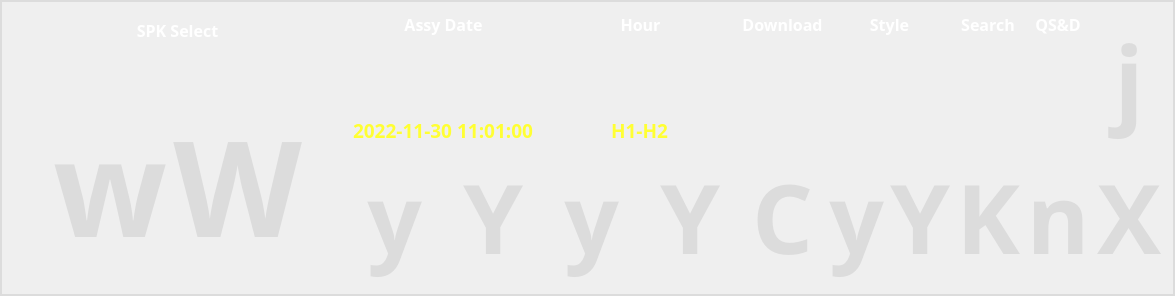
         <widget class="QGroupBox" name="horizontalGroupBox_3">
          <property name="styleSheet">
           <string notr="true">QGroupBox{
 border-style: solid;
 border-color: rgb(220,220,220);
border-width:2px;
}</string>
          </property>
          <layout class="QHBoxLayout" name="horizontalLayout_14">
           <item>
            <layout class="QVBoxLayout" name="verticalLayout_10">
             <item>
              <widget class="QLabel" name="label_23">
               <property name="sizePolicy">
                <sizepolicy hsizetype="Minimum" vsizetype="Maximum">
                 <horstretch>0</horstretch>
                 <verstretch>0</verstretch>
                </sizepolicy>
               </property>
               <property name="font">
                <font>
                 <family>Segoe UI Variable Display</family>
                 <pointsize>12</pointsize>
                 <weight>75</weight>
                 <bold>true</bold>
                </font>
               </property>
               <property name="styleSheet">
                <string notr="true">color:white</string>
               </property>
               <property name="text">
                <string>SPK Select</string>
               </property>
               <property name="alignment">
                <set>Qt::AlignCenter</set>
               </property>
              </widget>
             </item>
             <item>
              <spacer name="verticalSpacer_2">
               <property name="orientation">
                <enum>Qt::Vertical</enum>
               </property>
               <property name="sizeType">
                <enum>QSizePolicy::Minimum</enum>
               </property>
               <property name="sizeHint" stdset="0">
                <size>
                 <width>20</width>
                 <height>40</height>
                </size>
               </property>
              </spacer>
             </item>
             <item>
              <layout class="QHBoxLayout" name="horizontalLayout_11">
               <item>
                <spacer name="horizontalSpacer_11">
                 <property name="orientation">
                  <enum>Qt::Horizontal</enum>
                 </property>
                 <property name="sizeHint" stdset="0">
                  <size>
                   <width>40</width>
                   <height>20</height>
                  </size>
                 </property>
                </spacer>
               </item>
               <item>
                <widget class="QPushButton" name="pushButton_3">
                 <property name="font">
                  <font>
                   <family>Icon-Works</family>
                   <pointsize>100</pointsize>
                   <weight>75</weight>
                   <italic>false</italic>
                   <bold>true</bold>
                  </font>
                 </property>
                 <property name="styleSheet">
                  <string notr="true">QPushButton{
border-width:0px;
border-style : solid;
background-color:transparent;
color: rgb(220,220,220);

}

QPushButton:hover{
color: #87CEEB;

}

QPushButton:pressed{
color : #7CFC00;
}
</string>
                 </property>
                 <property name="text">
                  <string>w</string>
                 </property>
                </widget>
               </item>
               <item>
                <widget class="QPushButton" name="pushButton_6">
                 <property name="font">
                  <font>
                   <family>Icon-Works</family>
                   <pointsize>100</pointsize>
                   <weight>75</weight>
                   <italic>false</italic>
                   <bold>true</bold>
                  </font>
                 </property>
                 <property name="styleSheet">
                  <string notr="true">QPushButton{
border-width:0px;
border-style : solid;
background-color:transparent;
color: rgb(220,220,220);

}

QPushButton:hover{
color: #87CEEB;

}

QPushButton:pressed{
color : #7CFC00;
}
</string>
                 </property>
                 <property name="text">
                  <string>W</string>
                 </property>
                </widget>
               </item>
               <item>
                <spacer name="horizontalSpacer_10">
                 <property name="orientation">
                  <enum>Qt::Horizontal</enum>
                 </property>
                 <property name="sizeHint" stdset="0">
                  <size>
                   <width>40</width>
                   <height>20</height>
                  </size>
                 </property>
                </spacer>
               </item>
              </layout>
             </item>
            </layout>
           </item>
           <item>
            <layout class="QHBoxLayout" name="horizontalLayout_16">
             <item>
              <layout class="QVBoxLayout" name="verticalLayout_5">
               <item>
                <widget class="QLabel" name="label_27">
                 <property name="sizePolicy">
                  <sizepolicy hsizetype="Minimum" vsizetype="Maximum">
                   <horstretch>0</horstretch>
                   <verstretch>0</verstretch>
                  </sizepolicy>
                 </property>
                 <property name="font">
                  <font>
                   <family>Segoe UI Variable Display</family>
                   <pointsize>12</pointsize>
                   <weight>75</weight>
                   <bold>true</bold>
                  </font>
                 </property>
                 <property name="styleSheet">
                  <string notr="true">color:white</string>
                 </property>
                 <property name="text">
                  <string>Assy Date</string>
                 </property>
                 <property name="alignment">
                  <set>Qt::AlignCenter</set>
                 </property>
                </widget>
               </item>
               <item>
                <spacer name="verticalSpacer">
                 <property name="orientation">
                  <enum>Qt::Vertical</enum>
                 </property>
                 <property name="sizeType">
                  <enum>QSizePolicy::Expanding</enum>
                 </property>
                 <property name="sizeHint" stdset="0">
                  <size>
                   <width>20</width>
                   <height>40</height>
                  </size>
                 </property>
                </spacer>
               </item>
               <item>
                <widget class="QLineEdit" name="lineEdit_18">
                 <property name="sizePolicy">
                  <sizepolicy hsizetype="Minimum" vsizetype="Fixed">
                   <horstretch>0</horstretch>
                   <verstretch>0</verstretch>
                  </sizepolicy>
                 </property>
                 <property name="font">
                  <font>
                   <family>Segoe UI Variable Display</family>
                   <pointsize>14</pointsize>
                   <weight>75</weight>
                   <bold>true</bold>
                  </font>
                 </property>
                 <property name="styleSheet">
                  <string notr="true">background-color:transparent;
 border-style: solid;
 border-color: rgb(220,220,220);
border-width:0px;
color : #FFFF33;</string>
                 </property>
                 <property name="text">
                  <string>2022-11-30 11:01:00</string>
                 </property>
                 <property name="alignment">
                  <set>Qt::AlignCenter</set>
                 </property>
                </widget>
               </item>
               <item>
                <layout class="QHBoxLayout" name="horizontalLayout_12">
                 <item>
                  <widget class="QPushButton" name="pushButton_7">
                   <property name="font">
                    <font>
                     <family>Icon-Works</family>
                     <pointsize>72</pointsize>
                     <weight>75</weight>
                     <italic>false</italic>
                     <bold>true</bold>
                    </font>
                   </property>
                   <property name="styleSheet">
                    <string notr="true">QPushButton{
border-width:0px;
border-style : solid;
background-color:transparent;
color: rgb(220,220,220);

}

QPushButton:hover{
color: #87CEEB;

}

QPushButton:pressed{
color : #7CFC00;
}
</string>
                   </property>
                   <property name="text">
                    <string>y</string>
                   </property>
                  </widget>
                 </item>
                 <item>
                  <widget class="QPushButton" name="pushButton_8">
                   <property name="font">
                    <font>
                     <family>Icon-Works</family>
                     <pointsize>72</pointsize>
                     <weight>75</weight>
                     <italic>false</italic>
                     <bold>true</bold>
                    </font>
                   </property>
                   <property name="styleSheet">
                    <string notr="true">QPushButton{
border-width:0px;
border-style : solid;
background-color:transparent;
color: rgb(220,220,220);

}

QPushButton:hover{
color: #87CEEB;

}

QPushButton:pressed{
color : #7CFC00;
}
</string>
                   </property>
                   <property name="text">
                    <string>Y</string>
                   </property>
                  </widget>
                 </item>
                </layout>
               </item>
              </layout>
             </item>
             <item>
              <layout class="QVBoxLayout" name="verticalLayout_13">
               <item>
                <widget class="QLabel" name="label_28">
                 <property name="sizePolicy">
                  <sizepolicy hsizetype="Minimum" vsizetype="Maximum">
                   <horstretch>0</horstretch>
                   <verstretch>0</verstretch>
                  </sizepolicy>
                 </property>
                 <property name="font">
                  <font>
                   <family>Segoe UI Variable Display</family>
                   <pointsize>12</pointsize>
                   <weight>75</weight>
                   <bold>true</bold>
                  </font>
                 </property>
                 <property name="styleSheet">
                  <string notr="true">color:white</string>
                 </property>
                 <property name="text">
                  <string>Hour</string>
                 </property>
                 <property name="alignment">
                  <set>Qt::AlignCenter</set>
                 </property>
                </widget>
               </item>
               <item>
                <spacer name="verticalSpacer_3">
                 <property name="orientation">
                  <enum>Qt::Vertical</enum>
                 </property>
                 <property name="sizeType">
                  <enum>QSizePolicy::Expanding</enum>
                 </property>
                 <property name="sizeHint" stdset="0">
                  <size>
                   <width>20</width>
                   <height>40</height>
                  </size>
                 </property>
                </spacer>
               </item>
               <item>
                <widget class="QLineEdit" name="lineEdit_19">
                 <property name="sizePolicy">
                  <sizepolicy hsizetype="Minimum" vsizetype="Fixed">
                   <horstretch>0</horstretch>
                   <verstretch>0</verstretch>
                  </sizepolicy>
                 </property>
                 <property name="font">
                  <font>
                   <family>Segoe UI Variable Display</family>
                   <pointsize>14</pointsize>
                   <weight>75</weight>
                   <bold>true</bold>
                  </font>
                 </property>
                 <property name="styleSheet">
                  <string notr="true">background-color:transparent;
 border-style: solid;
 border-color: rgb(220,220,220);
border-width:0px;
color : #FFFF33;</string>
                 </property>
                 <property name="text">
                  <string>H1-H2</string>
                 </property>
                 <property name="alignment">
                  <set>Qt::AlignCenter</set>
                 </property>
                </widget>
               </item>
               <item>
                <layout class="QHBoxLayout" name="horizontalLayout_13">
                 <item>
                  <widget class="QPushButton" name="pushButton_9">
                   <property name="font">
                    <font>
                     <family>Icon-Works</family>
                     <pointsize>72</pointsize>
                     <weight>75</weight>
                     <italic>false</italic>
                     <bold>true</bold>
                    </font>
                   </property>
                   <property name="styleSheet">
                    <string notr="true">QPushButton{
border-width:0px;
border-style : solid;
background-color:transparent;
color: rgb(220,220,220);

}

QPushButton:hover{
color: #87CEEB;

}

QPushButton:pressed{
color : #7CFC00;
}
</string>
                   </property>
                   <property name="text">
                    <string>y</string>
                   </property>
                  </widget>
                 </item>
                 <item>
                  <widget class="QPushButton" name="pushButton_10">
                   <property name="font">
                    <font>
                     <family>Icon-Works</family>
                     <pointsize>72</pointsize>
                     <weight>75</weight>
                     <italic>false</italic>
                     <bold>true</bold>
                    </font>
                   </property>
                   <property name="styleSheet">
                    <string notr="true">QPushButton{
border-width:0px;
border-style : solid;
background-color:transparent;
color: rgb(220,220,220);

}

QPushButton:hover{
color: #87CEEB;

}

QPushButton:pressed{
color : #7CFC00;
}
</string>
                   </property>
                   <property name="text">
                    <string>Y</string>
                   </property>
                  </widget>
                 </item>
                </layout>
               </item>
              </layout>
             </item>
             <item>
              <layout class="QVBoxLayout" name="verticalLayout_16">
               <item>
                <widget class="QLabel" name="label_30">
                 <property name="sizePolicy">
                  <sizepolicy hsizetype="Minimum" vsizetype="Maximum">
                   <horstretch>0</horstretch>
                   <verstretch>0</verstretch>
                  </sizepolicy>
                 </property>
                 <property name="font">
                  <font>
                   <family>Segoe UI Variable Display</family>
                   <pointsize>12</pointsize>
                   <weight>75</weight>
                   <bold>true</bold>
                  </font>
                 </property>
                 <property name="styleSheet">
                  <string notr="true">color:white</string>
                 </property>
                 <property name="text">
                  <string>Download</string>
                 </property>
                 <property name="alignment">
                  <set>Qt::AlignCenter</set>
                 </property>
                </widget>
               </item>
               <item>
                <spacer name="verticalSpacer_5">
                 <property name="orientation">
                  <enum>Qt::Vertical</enum>
                 </property>
                 <property name="sizeHint" stdset="0">
                  <size>
                   <width>20</width>
                   <height>40</height>
                  </size>
                 </property>
                </spacer>
               </item>
               <item>
                <widget class="QPushButton" name="pushButton_14">
                 <property name="font">
                  <font>
                   <family>Software Kit 7</family>
                   <pointsize>72</pointsize>
                   <weight>75</weight>
                   <italic>false</italic>
                   <bold>true</bold>
                  </font>
                 </property>
                 <property name="styleSheet">
                  <string notr="true">QPushButton{
border-width:0px;
border-style : solid;
background-color:transparent;
color: rgb(220,220,220);

}

QPushButton:hover{
color: #87CEEB;

}

QPushButton:pressed{
color : #7CFC00;
}
</string>
                 </property>
                 <property name="text">
                  <string>C</string>
                 </property>
                </widget>
               </item>
              </layout>
             </item>
             <item>
              <layout class="QVBoxLayout" name="verticalLayout_15">
               <item>
                <widget class="QLabel" name="label_29">
                 <property name="sizePolicy">
                  <sizepolicy hsizetype="Minimum" vsizetype="Maximum">
                   <horstretch>0</horstretch>
                   <verstretch>0</verstretch>
                  </sizepolicy>
                 </property>
                 <property name="font">
                  <font>
                   <family>Segoe UI Variable Display</family>
                   <pointsize>12</pointsize>
                   <weight>75</weight>
                   <bold>true</bold>
                  </font>
                 </property>
                 <property name="styleSheet">
                  <string notr="true">color:white</string>
                 </property>
                 <property name="text">
                  <string>Style</string>
                 </property>
                 <property name="alignment">
                  <set>Qt::AlignCenter</set>
                 </property>
                </widget>
               </item>
               <item>
                <spacer name="verticalSpacer_4">
                 <property name="orientation">
                  <enum>Qt::Vertical</enum>
                 </property>
                 <property name="sizeHint" stdset="0">
                  <size>
                   <width>20</width>
                   <height>40</height>
                  </size>
                 </property>
                </spacer>
               </item>
               <item>
                <layout class="QHBoxLayout" name="horizontalLayout_15">
                 <item>
                  <widget class="QPushButton" name="pushButton_11">
                   <property name="font">
                    <font>
                     <family>Icon-Works</family>
                     <pointsize>72</pointsize>
                     <weight>75</weight>
                     <italic>false</italic>
                     <bold>true</bold>
                    </font>
                   </property>
                   <property name="styleSheet">
                    <string notr="true">QPushButton{
border-width:0px;
border-style : solid;
background-color:transparent;
color: rgb(220,220,220);

}

QPushButton:hover{
color: #87CEEB;

}

QPushButton:pressed{
color : #7CFC00;
}
</string>
                   </property>
                   <property name="text">
                    <string>y</string>
                   </property>
                  </widget>
                 </item>
                 <item>
                  <widget class="QPushButton" name="pushButton_12">
                   <property name="font">
                    <font>
                     <family>Icon-Works</family>
                     <pointsize>72</pointsize>
                     <weight>75</weight>
                     <italic>false</italic>
                     <bold>true</bold>
                    </font>
                   </property>
                   <property name="styleSheet">
                    <string notr="true">QPushButton{
border-width:0px;
border-style : solid;
background-color:transparent;
color: rgb(220,220,220);

}

QPushButton:hover{
color: #87CEEB;

}

QPushButton:pressed{
color : #7CFC00;
}
</string>
                   </property>
                   <property name="text">
                    <string>Y</string>
                   </property>
                  </widget>
                 </item>
                </layout>
               </item>
              </layout>
             </item>
             <item>
              <layout class="QVBoxLayout" name="verticalLayout_17">
               <item>
                <widget class="QLabel" name="label_31">
                 <property name="sizePolicy">
                  <sizepolicy hsizetype="Minimum" vsizetype="Maximum">
                   <horstretch>0</horstretch>
                   <verstretch>0</verstretch>
                  </sizepolicy>
                 </property>
                 <property name="font">
                  <font>
                   <family>Segoe UI Variable Display</family>
                   <pointsize>12</pointsize>
                   <weight>75</weight>
                   <bold>true</bold>
                  </font>
                 </property>
                 <property name="styleSheet">
                  <string notr="true">color:white</string>
                 </property>
                 <property name="text">
                  <string>Search</string>
                 </property>
                 <property name="alignment">
                  <set>Qt::AlignCenter</set>
                 </property>
                </widget>
               </item>
               <item>
                <layout class="QHBoxLayout" name="horizontalLayout_17"/>
               </item>
               <item>
                <spacer name="verticalSpacer_6">
                 <property name="orientation">
                  <enum>Qt::Vertical</enum>
                 </property>
                 <property name="sizeHint" stdset="0">
                  <size>
                   <width>20</width>
                   <height>40</height>
                  </size>
                 </property>
                </spacer>
               </item>
               <item>
                <widget class="QPushButton" name="pushButton_15">
                 <property name="font">
                  <font>
                   <family>Icon-Works</family>
                   <pointsize>72</pointsize>
                   <weight>75</weight>
                   <italic>false</italic>
                   <bold>true</bold>
                  </font>
                 </property>
                 <property name="styleSheet">
                  <string notr="true">QPushButton{
border-width:0px;
border-style : solid;
background-color:transparent;
color: rgb(220,220,220);

}

QPushButton:hover{
color: #87CEEB;

}

QPushButton:pressed{
color : #7CFC00;
}
</string>
                 </property>
                 <property name="text">
                  <string>K</string>
                 </property>
                </widget>
               </item>
              </layout>
             </item>
             <item>
              <layout class="QVBoxLayout" name="verticalLayout_18">
               <item>
                <widget class="QLabel" name="label_32">
                 <property name="sizePolicy">
                  <sizepolicy hsizetype="Minimum" vsizetype="Maximum">
                   <horstretch>0</horstretch>
                   <verstretch>0</verstretch>
                  </sizepolicy>
                 </property>
                 <property name="font">
                  <font>
                   <family>Segoe UI Variable Display</family>
                   <pointsize>12</pointsize>
                   <weight>75</weight>
                   <bold>true</bold>
                  </font>
                 </property>
                 <property name="styleSheet">
                  <string notr="true">color:white</string>
                 </property>
                 <property name="text">
                  <string>QS&amp;D</string>
                 </property>
                 <property name="alignment">
                  <set>Qt::AlignCenter</set>
                 </property>
                </widget>
               </item>
               <item>
                <layout class="QHBoxLayout" name="horizontalLayout_18"/>
               </item>
               <item>
                <spacer name="verticalSpacer_7">
                 <property name="orientation">
                  <enum>Qt::Vertical</enum>
                 </property>
                 <property name="sizeHint" stdset="0">
                  <size>
                   <width>20</width>
                   <height>40</height>
                  </size>
                 </property>
                </spacer>
               </item>
               <item>
                <widget class="QPushButton" name="qsdPushButton">
                 <property name="font">
                  <font>
                   <family>Icon-Works</family>
                   <pointsize>72</pointsize>
                   <weight>75</weight>
                   <italic>false</italic>
                   <bold>true</bold>
                  </font>
                 </property>
                 <property name="styleSheet">
                  <string notr="true">QPushButton{
border-width:0px;
border-style : solid;
background-color:transparent;
color: rgb(220,220,220);

}

QPushButton:hover{
color: #87CEEB;

}

QPushButton:pressed{
color : #7CFC00;
}
</string>
                 </property>
                 <property name="text">
                  <string>n</string>
                 </property>
                </widget>
               </item>
              </layout>
             </item>
             <item>
              <layout class="QVBoxLayout" name="verticalLayout_19">
               <item>
                <widget class="QPushButton" name="settingPushButton">
                 <property name="font">
                  <font>
                   <family>Icon-Works</family>
                   <pointsize>72</pointsize>
                   <weight>75</weight>
                   <italic>false</italic>
                   <bold>true</bold>
                  </font>
                 </property>
                 <property name="styleSheet">
                  <string notr="true">QPushButton{
border-width:0px;
border-style : solid;
background-color:transparent;
color: rgb(220,220,220);

}

QPushButton:hover{
color: #87CEEB;

}

QPushButton:pressed{
color : #7CFC00;
}
</string>
                 </property>
                 <property name="text">
                  <string>j</string>
                 </property>
                </widget>
               </item>
               <item>
                <widget class="QPushButton" name="pushButton_18">
                 <property name="font">
                  <font>
                   <family>Icon-Works</family>
                   <pointsize>72</pointsize>
                   <weight>75</weight>
                   <italic>false</italic>
                   <bold>true</bold>
                  </font>
                 </property>
                 <property name="styleSheet">
                  <string notr="true">QPushButton{
border-width:0px;
border-style : solid;
background-color:transparent;
color: rgb(220,220,220);

}

QPushButton:hover{
color: #87CEEB;

}

QPushButton:pressed{
color : #7CFC00;
}
</string>
                 </property>
                 <property name="text">
                  <string>X</string>
                 </property>
                </widget>
               </item>
              </layout>
             </item>
            </layout>
           </item>
          </layout>
         </widget>
